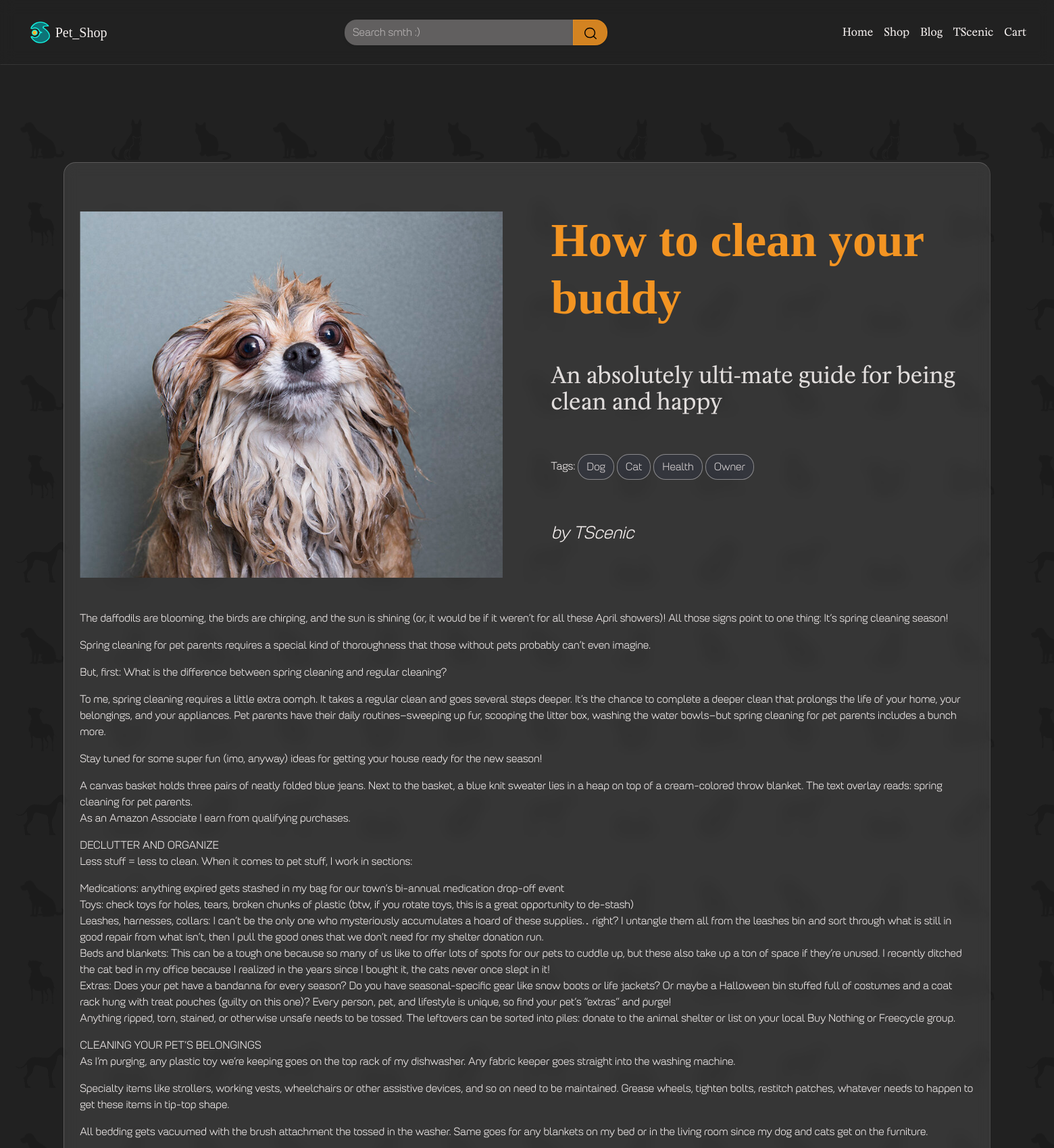
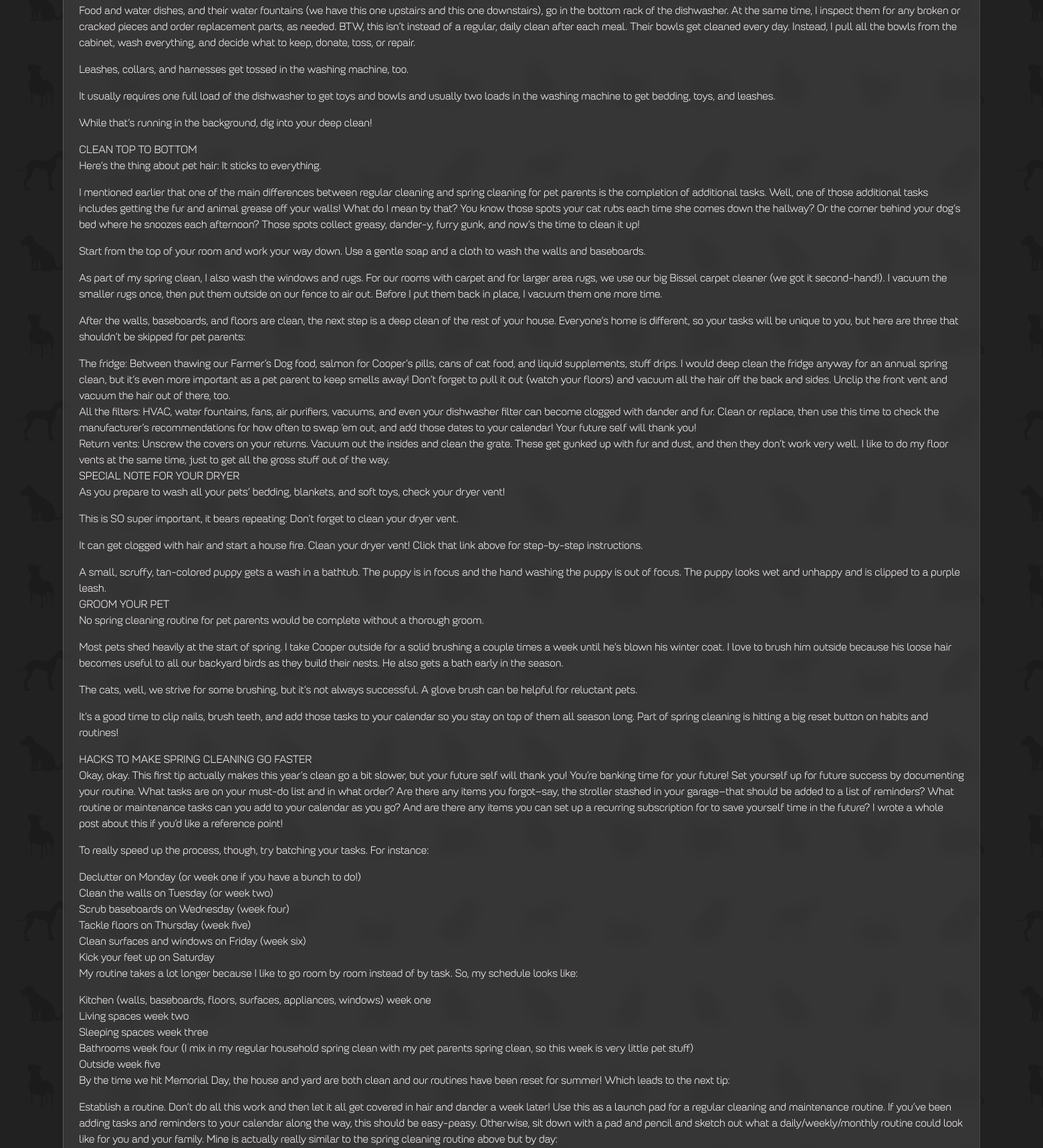
Page /blog/how-to-clean-your-buddy/ (signed in, upper part) on the committed database (2 pictures, top to bottom).
### User/models.py (models this page shows, shortened)
class User(AbstractUser):
    profile_photo = models.ImageField(upload_to='avatars/%Y/%m/%d', blank=True,
                                      default='Images/default_avatar.webp',
                                      verbose_name='Avatar')
    user_slug = models.SlugField(unique=True)

### Blog/models.py (models this page shows, shortened)
class Post(models.Model):
    class Status(models.IntegerChoices):
        DRAFT = 0, 'Draft'
        PUBLISHED = 1, 'Published'
    author = models.ForeignKey(User, on_delete=models.CASCADE, related_name='author')
    title = models.CharField(max_length=50, db_index=True)
    slug = models.SlugField(max_length=75, unique=True, db_index=True, verbose_name='URL')
    main_photo = models.ImageField(upload_to='blog_photos/%Y/%m/%d',
                                   blank=True, verbose_name='Main photo')
    summary = models.TextField(max_length=255, db_index=True)
    content = models.TextField(db_index=True)
    time_create = models.DateTimeField(auto_now_add=True)
    time_updated = models.DateTimeField(auto_now=True)
    is_published = models.BooleanField(default=False)
    tags = models.ManyToManyField('PostTag', blank=True, related_name='tags')
    objects = models.Manager()
    published = PublishedManager()
    class Meta:
        ordering = ['-time_create']
        indexes = [
            models.Index(fields=['-time_create'])
        ]

class PostTag(models.Model):
    tag_name = models.CharField(max_length=20, unique=True, db_index=True, verbose_name='Tag')
    tag_slug = models.SlugField(max_length=20, unique=True, verbose_name='URL')

### Blog/views.py (the view)
# urls.py: path('blog/<slug:slug>/', views.PostView.as_view(), name='post'),
class PostView(DetailView):
    model = Post
    template_name = 'Blog/Post.html'
    context_object_name = 'post'
    slug_url_kwarg = 'slug'
    def get_context_data(self, *, object_list=None, **kwargs):
        context = super().get_context_data(**kwargs)
        context['tagz'] = [t for t in context['post'].tags.all()]
        context['title'] = context['post'].title
        return context
    def get_object(self, queryset=None):
        return get_object_or_404(Post.published, slug=self.kwargs[self.slug_url_kwarg])

### Blog/models.py (called while the page is built)
    def get_queryset(self):
        return super().get_queryset().filter(is_published=Post.Status.PUBLISHED)

### Blog/templates/Blog/Post.html
{% extends 'base.html' %}
{% block content %}
    <div class="main_container mt-5">
        <div class="mt-5">
            <div class="clearfix back-drop blog_post pt-5">
                <div class="row">
                    <div class="col-lg-6 d-flex justify-content-center">
                        {% if post.main_photo %}
                        <img src='{{ post.main_photo.url }}' class="text-center blog_main_image" alt="...">
                        {% endif %}
                    </div>
                    <div class="col-lg-6">
                        <h1 class='blog_body blog-title'>{{ post.title }}</h1>
                        <h3 class="blog_body blog_summary">{{ post.summary }}</h3>
                        <p class="blog_body">
                            {% if tagz %}
                                Tags:
                                {% for t in tagz %}
                                    <a href="/tag/{{ t.tag_slug }}/" class="btn">{{ t.tag_name }}</a>
                                {% endfor %}
                            {% endif %}
                        </p>
                    <h4 class="blog_body blog_author"> by {{ post.author.username }} </h4>
                    </div>
                </div>
                <div class="blog_body blog_content">
                    {{ post.content|linebreaks }}
                </div>
            </div>
        </div>
    </div>
{% endblock %}

### templates/base.html (shortened to what this page needs)
<!DOCTYPE html>
<html lang="en">
<head>
    {% load static %}
    <link href="https://cdn.jsdelivr.net/npm/bootstrap@5.3.2/dist/css/bootstrap.min.css" rel="stylesheet"
>
    <link href={% static 'css/bootstrap_skin.css' %} rel="stylesheet" media="screen">
    <link href={% static 'css/skin_default.css' %} rel="stylesheet" media="screen">
</head>
<body>
<nav class="autohide navbar navbar-expand-lg sticky-top justify-content-between back-drop">
    <a class="nav-link active mx-4" href="#">
        <div class="row align-items-center m-2">
            <div class="col"><img src="{% static 'Images/favicon_lg.png' %}" style="height: 2rem"></div>
            <div class="col" style="margin-left: -1rem; margin-top: 1rem"><p class="fs-5"
                                                                             style="font-family: Judson,serif">
                Pet_Shop</p></div>
        </div>
    </a>
    <div class="d-none d-sm-block w-25 justify-content-center justify-content-center align-content-center mx-4">
        <div class="input-group">
            <input class="shadow-sm form-control main-btn-ps back-drop" type="search" placeholder="Search smth :)"
                   id="example-search-input">
            <button class="shadow-sm btn btn-primary search_btn" type="button" style="align-content: start">
                <img src="{% static 'Images/Search.svg' %}" style="width: 75%">
            </button>
        </div>
    </div>
    <div class="d-flex w-auto align-self-center mx-4" style="top: -1rem">
        <div class="collapse navbar-collapse align-content-center m-2" id="navbarSupportedContent">
            <ul class="navbar-nav me-auto mb-2 mb-lg-0 align-content-end">
                <li class="nav-item">
                    <a class="nav-link active" aria-current="page" href="/">Home</a>
                </li>
                <li class="nav-item">
                    <a class="nav-link active" aria-current="page" href="#">Shop</a>
                </li>
                <li class="nav-item">
                    <a class="nav-link active" aria-current="page" href="/blog">Blog</a>
                </li>
                <li class="nav-item">
                    {% if user.is_authenticated %}
                    <a class="nav-link active" aria-current="page" href="/accounts/profile">{{ user.username | capfirst }}</a>
                    {% else %}
                    <a class="nav-link active" aria-current="page" href="/login">User</a>
                    {% endif %}
                </li>
                <li class="nav-item">
                    <a class="nav-link active" aria-current="page" href="#">Cart</a>
                </li>
            </ul>
        </div>
    </div>
</nav>
<div class="wrapper_ps">
    <div class="content_ps">
        <img src={% static 'Images/Bg_tile_l.png' %} data-speed=".2" style="position: absolute; z-index: -5">
        {% block content %}{% endblock %}
    </div>
</div>
</body>
</html>

### static/css/skin_default.css (style rules this page uses)
body { background-color: #212121; color: rgb(244, 239, 238); }
h1 { color: rgb(243, 148, 34); }
h3 { color: rgba(244, 239, 238, 0.9); }
a { color: rgba(13, 115, 119, 1) }
.back-drop { backdrop-filter: blur(10px); }
.blog_post { background-color: rgba(244, 239, 238, 0.1); border-top-color: rgba(244, 239, 238, 0.2); border-left-color: rgba(244, 239, 238, 0.2); border-right-color: rgba(244, 239, 238, 0.1); border-bottom-color: rgba(244, 239, 238, 0.1); }
.navbar { --bs-navbar-brand-color: rgba(244, 239, 238); --bs-navbar-active-color: rgba(244, 239, 238); --bs-navbar-color: none; --bs-navbar-toggler-border-color: none; border-bottom-color: rgba(244, 239, 238, 0.1); }
.nav-item { color: rgb(244, 239, 238); }
.form-control { color: rgb(244, 239, 238); background-color: rgba(244, 239, 238, 0.3); --bs-secondary-color: rgba(244, 239, 238, .6); }
.btn { --bs-btn-color: rgba(244, 239, 238, .85); --bs-btn-bg: rgba(41, 58, 128, .1); --bs-btn-border-color: rgba(244, 239, 238, .45); --bs-btn-hover-bg: rgba(83, 126, 197, .05); --bs-btn-hover-color: #D2FFFA; --bs-btn-hover-border-color: rgba(244, 239, 238, .45); --bs-btn-active-color: rgba(244, 239, 238, .45); --bs-btn-active-bg: rgba(41, 58, 128, .2); --bs-btn-disabled-bg: none; --bs-btn-disabled-color: rgba(41, 58, 128); --bs-btn-disabled-border-color: rgba(41, 58, 128); border-radius: 1.125rem; }
.btn-primary { background-color: rgba(243, 148, 34, 0.85); --bs-btn-color: #101010; --bs-btn-bg: rgba(243, 148, 34, .85); --bs-btn-hover-bg: rgba(243, 148, 34, .75); --bs-btn-border-color: rgba(243, 148, 34, .45); --bs-btn-hover-color: #101010; --bs-btn-hover-border-color: rgba(244, 239, 238, .45); --bs-btn-active-color: #101010; --bs-btn-active-bg: rgba(243, 148, 34); --bs-btn-active-border-color: rgba(243, 148, 34, .25); --bs-btn-disabled-bg: none; --bs-btn-disabled-color: rgba(243, 148, 34, .55); --bs-btn-disabled-border-color: rgba(243, 148, 34, .55); }

### rows in the picture
User: username "TScenic"
Post: main_photo (picture), title "How to clean your buddy", summary "An absolutely ulti-mate guide for being clean and happy", author.username "TScenic", content "The daffodils are blooming, the birds are chirping, and the sun is shining (or, it would be if it weren’t for all these April showers)! All those signs point to one thing: It’s spring cleaning season! Spring cleaning for pet parents requires a special kind of thoroughness that those without pets probably can’t even imagine. But, first: What is the difference between spring cleaning and regular cleaning? To me, spring cleaning requires a little extra oomph. It takes a regular clean and goes several steps deeper. It’s the chance to complete a deeper clean that prolongs the life of your home, your belongings, and your appliances. Pet parents have their daily routines–sweeping up fur, scooping…"
PostTag: tag_name "Dog"
PostTag: tag_name "Cat"
PostTag: tag_name "Health"
PostTag: tag_name "Owner"
